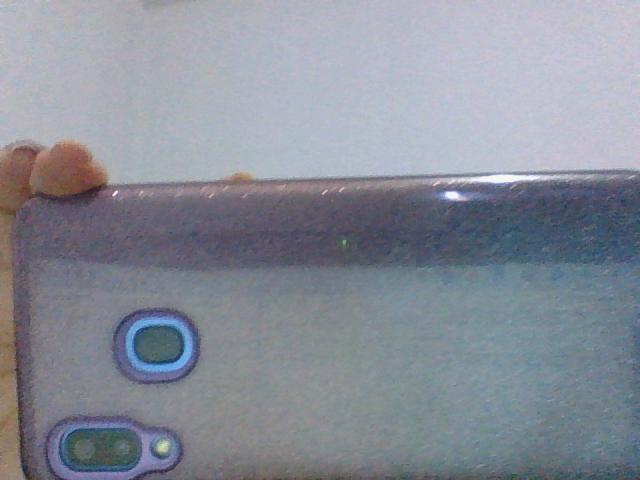
#> input picture CAPTURA DE FOTOS/foto.png, 640 x 480 px
$ python contraste.py
#> lines starting #> are read from the running program, lines starting #| are printed output that depends on the picture
import cv2
import numpy as np
from PIL import Image

alpha = 0.3
beta = 80
#imgGray = cv2.imread('foto.png',0)
img_path = "foto.png"
img2 = cv2.imread(img_path,0)
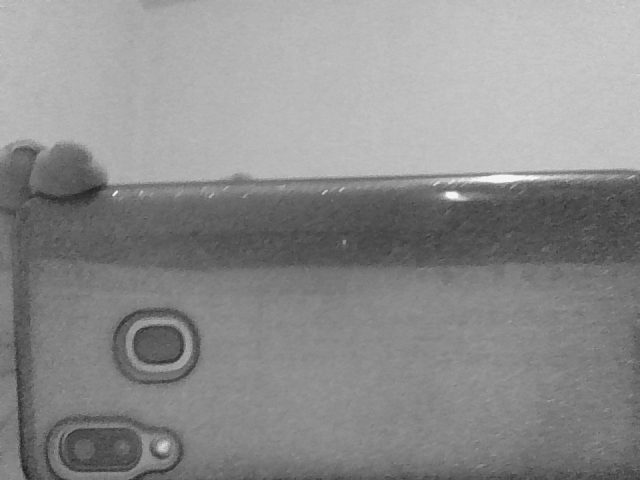
#> img2: shape (480, 640); min 35, max 247, mean 140.8
#img_path = (imgGray)
img = cv2.imread(img_path,0)
#img2 = cv2.imread(img_path)

def updateAlpha(x):
    global alpha, img, img2
    alpha = cv2.getTrackbarPos('Alpha', 'image')
    alpha = alpha * 0.01
    img = np.uint8(np.clip((alpha * img2 + beta), 0, 255))
def updateBeta(x):
    global beta, img, img2
    beta = cv2.getTrackbarPos('Beta', 'image')
    img = np.uint8(np.clip((alpha * img2 + beta), 0, 255))
# Crear ventana
cv2.namedWindow('image')
cv2.createTrackbar('Alpha', 'image', 0, 300, updateAlpha)
cv2.createTrackbar('Beta', 'image', 0, 255, updateBeta)
cv2.setTrackbarPos('Alpha', 'image', 100)
cv2.setTrackbarPos('Beta', 'image', 10)
while (True):
    cv2.imshow('image', img)
    if cv2.waitKey(1) == ord('q'):
#> (key q is pressed here)
        break
    cv2.imshow('imagen gris',img2)
cv2.destroyAllWindows()
